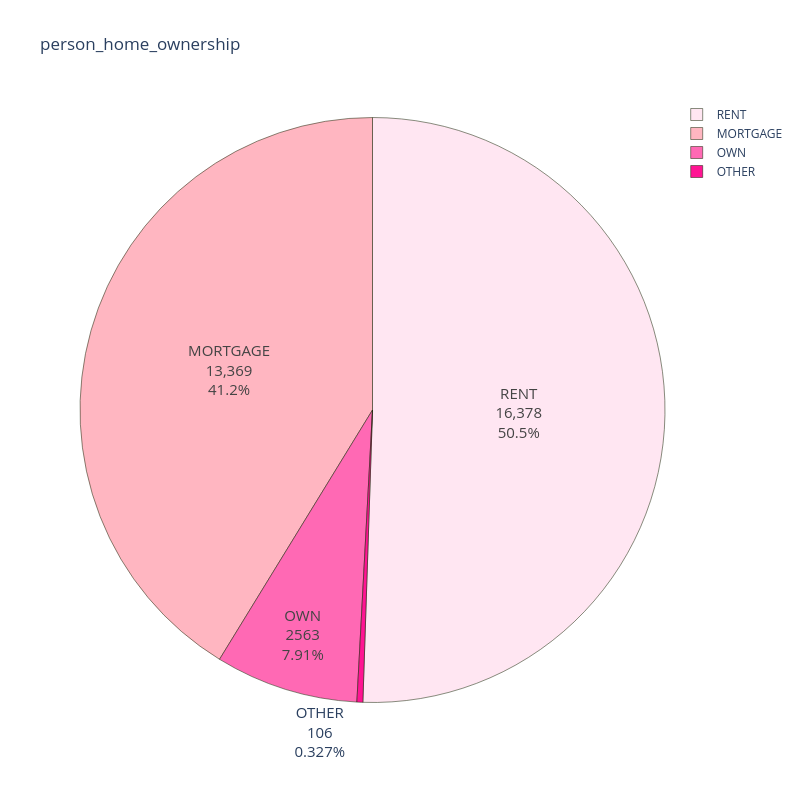

Write notebook code for a chart like this one.
### Code cell
custom_pink = ['#FFE6F2','#FFB6C1','#FF69B4','#FF1493','#C71585', '#FF85A1', '#E75480']
level_counts=data.person_home_ownership.value_counts()
fig = px.pie(values=level_counts.values,
          names=level_counts.index,
          color_discrete_sequence=custom_pink,
          title= 'person_home_ownership'
          )
fig.update_traces(textinfo='label+percent+value', textfont_size=15,
                  marker=dict(line=dict(color='#102000', width=0.5)))
fig.update_layout(width=800, height=800)

### Figure 1 — Plotly figure (JSON) as saved in the notebook; plotly's stock layout.template omitted (floating-point values rounded to 4 significant figures)
{"data": [{"domain": {"x": [0, 1], "y": [0, 1]}, "hovertemplate": "label=%{label}<br>value=%{value}<extra></extra>", "labels": ["RENT", "MORTGAGE", "OWN", "OTHER"], "legendgroup": "", "marker": {"line": {"color": "#102000", "width": 0.5}}, "name": "", "showlegend": true, "textfont": {"size": 15}, "textinfo": "label+percent+value", "type": "pie", "values": [16378, 13369, 2563, 106]}], "layout": {"height": 800, "legend": {"tracegroupgap": 0}, "piecolorway": ["#FFE6F2", "#FFB6C1", "#FF69B4", "#FF1493", "#C71585", "#FF85A1", "#E75480"], "title": {"text": "person_home_ownership"}, "width": 800}}
